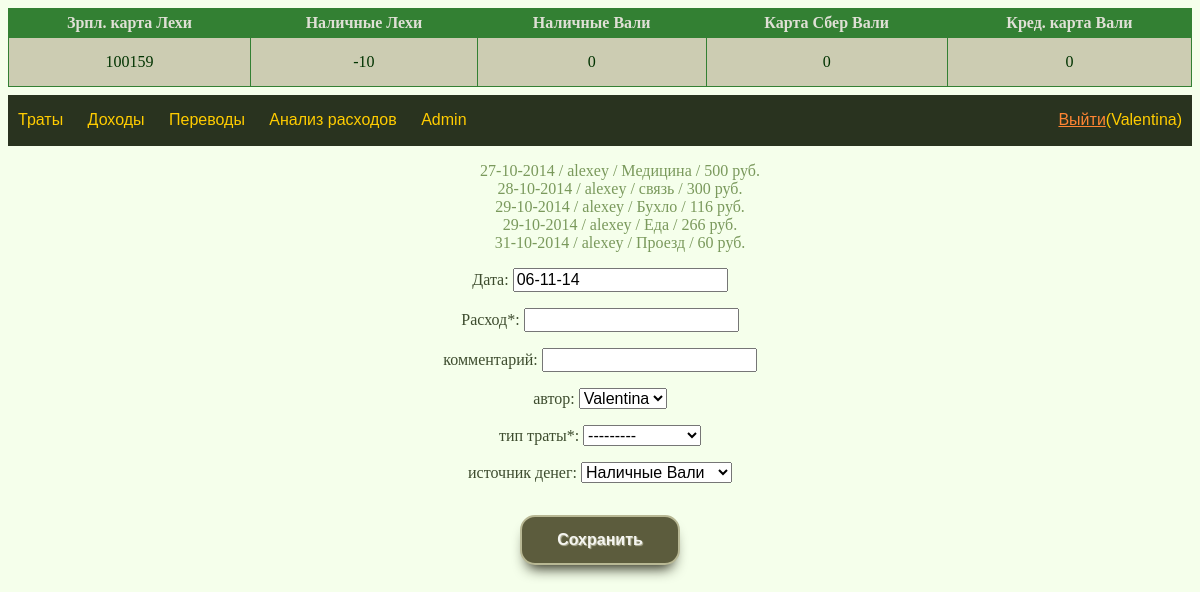
Screenshot of / (signed in) with the database file from the repository.
### account/models.py (models this page shows)
class Account(models.Model):
    name = models.CharField(max_length=16, unique=True)
    money = models.IntegerField()
    is_cost_default = models.BooleanField()
    is_income_default = models.BooleanField()
    owner = models.ForeignKey(User)
    class Meta:
        verbose_name = 'Кошелек'
        verbose_name_plural = 'Кошельки'
    def __str__(self):
        return self.name

### spending/models.py (models this page shows)
class Spending(models.Model):
    spendingType = models.ForeignKey(SpendingType)
    money = models.IntegerField()
    date = models.DateField()
    modified = models.DateTimeField(auto_now=True)
    owner = models.ForeignKey(User)
    comment = models.CharField(max_length=32)
    incomeType = models.ForeignKey(Account)
    def __str__(self):
        return r'{} / {} / {} / {} руб.'.format(
            self.date.strftime('%d-%m-%Y'),
            self.owner,
            self.spendingType,
            self.money
        )

class SpendingType(models.Model):
    name = models.CharField(max_length=16, unique=True)
    class Meta:
        verbose_name = 'Тип трат'
        verbose_name_plural = 'Типы трат'
    def __str__(self):
        return self.name

### spending/views.py (the view)
# urls.py: url(r'^$', views.spendingView),
@login_required
def spendingView(request, *args):
    if request.method == 'POST':
        save_spending(request)
        return HttpResponseRedirect('/')
    else:
        user = request.user
        if args:
            initial_form_values = initial_from_spending_object(args[0])
        else:
            initial_form_values = generate_initial(user)
        form = SpendingForm(initial=initial_form_values)
        l = Spending.objects.order_by('-modified')[:5]
        l = l[::-1]
        account_list = Account.objects.all()
        context = {
            'account_list': account_list,
            'latest_spending_list': l,
            'form': form,
            'username': user}
        return render(request,
                      'spending/index.html',
                      context)

### spending/forms.py
class SpendingForm(forms.Form):
    date = forms.DateField(required=True,
                           label='Дата',
                           input_formats=['%d-%m-%Y',
                                          '%d-%m-%y',
                                          '%d/%m/%y',
                                          '%d/%m/%Y',
                                          '%d.%m.%y',
                                          '%d.%m.%Y'],
                           widget=CalendarWidget
    )
    money = forms.IntegerField(
        label ='Расход*',
        required=True
    )
    comment = forms.CharField(
        max_length=32, required=False,
        label='комментарий'
    )
    owner = forms.ModelChoiceField(
        queryset=User.objects.all(),
        empty_label=None,
        required=False,
        label='автор'
    )
    spendingType = forms.ModelChoiceField(
        queryset=SpendingType.objects.all(),
        required=True,
        label='тип траты*'
    )
    incomeType = forms.ModelChoiceField(
        queryset=Account.objects.all(),
        required=True,
        label='источник денег'
    )

### spending/views.py (called while the page is built)
def generate_initial(user):
    initial = {
        'date':         d.today().strftime('%d-%m-%y'),
        'incomeType':   Account.objects.filter(
            owner=user,
            is_cost_default=True
            )[0],
        'owner':        user
    }
    return initial

### templates/spending/index.html
{% extends "base.html" %}
{% block content %}
{% if latest_spending_list %}
  <ul>
  {% for spending in latest_spending_list %}
     <li><a href='/{{ spending.pk }}/'>{{ spending }}</a></li>
  {% endfor %}
  </ul>
{% else %}
  <p>Нет записей</p>
{% endif %}
<form method="post">{% csrf_token %}
{{ form.as_p }}
<input type="submit" value="Сохранить" />
</form>
{% endblock %}

### templates/base.html (shortened to what this page needs)
<!DOCTYPE html>
<html>
<head>
  <link href="/static/style.css" rel="stylesheet">
</head>
<body>
<header>
<table>
  {% for a in account_list %}
  <th>{{ a.name }}</th>
  {% endfor %}
  <tr>
    {% for a in account_list %}
      <td>{{ a.money }}</td>
    {% endfor %}
  </tr>
</table>
<div id="navigation">
  <div id="menu">
    <a href='/'>Траты</a>
    <a href='/income/'>Доходы</a>
    <a href='/transfer/'>Переводы</a>
    <a href='/analytics/'>Анализ расходов</a>
    <a href='/admin/'>Admin</a>
  </div>
  <div id="logout">
    <a href='/accounts/logout/?next=/{% block logout %}{% endblock %}'>Выйти</a>({{ username }})
  </div>
</div>
</header>
<div id="content">
  {% block content %}{% endblock %}
</div>
</body>
</html>

### static/style.css (style rules this page uses)
body { background: #F5FFEB; }
header { text-align: center; color: #003300; background: #F5FFEB; }
table { width: 100%; margin-top: 0; margin-right: auto; margin-bottom: 0.5em; margin-left: auto; border-collapse: collapse; }
table, th, td { border: 1px solid #338033; }
th { background: #338033; padding: 5px; color: #E0E0D6; }
td { background: #CCCCB2; padding: 15px; }
td, th { text-align: center; }
#navigation { width: 100%; height: 3.175em; background: #29331F; font-family: "Trebuchet MS", sans-serif; color: #FFCC00; position: relative; }
#menu { position: absolute; top: 1em; left: 0; text-align: left; }
#menu a { color: #FFCC00; padding: 1em 10px 1em 10px; text-decoration: none; }
#logout { position: absolute; text-align: right; top: 1em; right: 0; padding: 0 10px 0 0 ; }
#logout a { color: #FF8533; }
#content { clear: both; background: #F5FFEB; color: #3D4C2E; text-align: center; }
#content ul { list-style-type: none; }
#content li { display: block; }
#content li a { display: block; color: #7A995C; text-decoration: none; }
#content input, select { font-size: 1em; }
#content input[type="submit"] { background: #5C5C3D; color: #F5F5F0; font-weight: bold; width: 10em; height: 50px; border: 2px solid #B8B894; border-radius: 15px; margin: 1em 0 0 0; text-shadow: 1px 1px 1px #B2B299; box-shadow: 0px 10px 14px -7px #1F1F0F; }

### rows the page displays
Account: name "Зрпл. карта Лехи", money "100159"
Account: name "Наличные Лехи", money "-10"
Account: name "Наличные Вали", money "0"
Account: name "Карта Сбер Вали", money "0"
Account: name "Кред. карта Вали", money "0"
Spending: date+owner+spendingType "27-10-2014 / alexey / Медицина / 500 руб."
Spending: date+owner+spendingType "28-10-2014 / alexey / связь / 300 руб."
Spending: date+owner+spendingType "29-10-2014 / alexey / Бухло / 116 руб."
Spending: date+owner+spendingType "29-10-2014 / alexey / Еда / 266 руб."
Spending: date+owner+spendingType "31-10-2014 / alexey / Проезд / 60 руб."

### other values shown
{{ username }} "Valentina"
